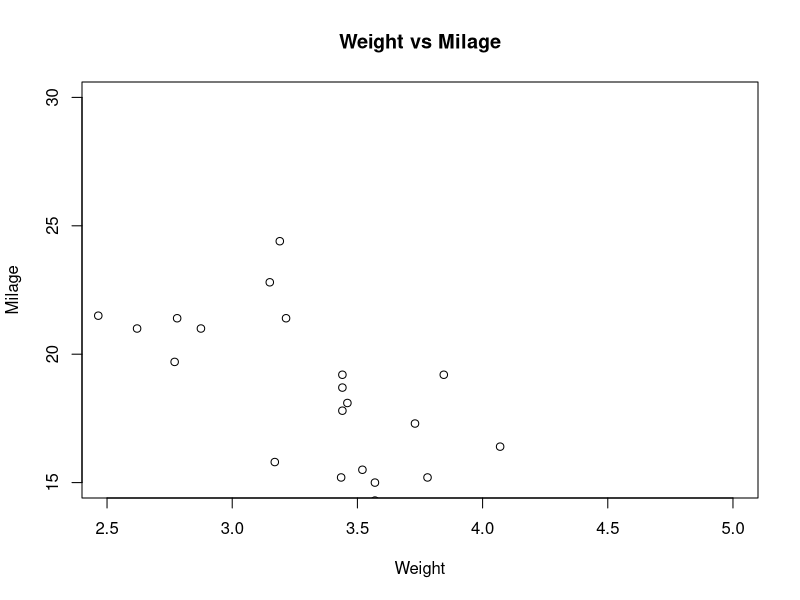

The R script that drew this image:
data <- mtcars[]
print(data)

input <- mtcars[c('wt','mpg')]
print(head(input))

plot(x = input$wt,y = input$mpg,
     xlab = "Weight",
     ylab = "Milage",
     xlim = c(2.5,5),
     ylim = c(15,30),		 
     main = "Weight vs Milage"
)
